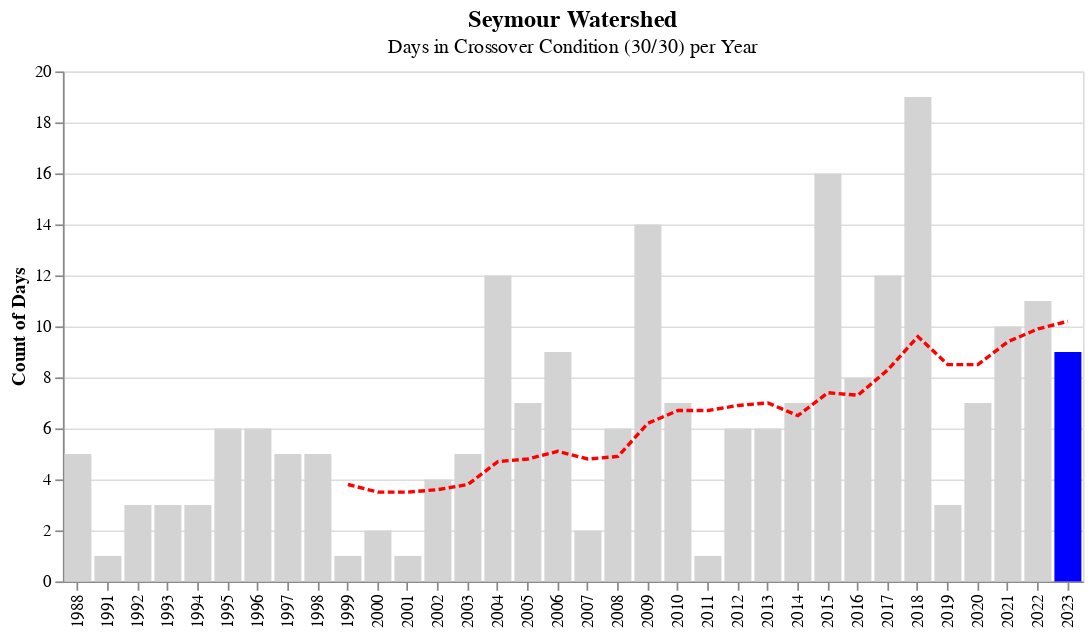

Here is the notebook cell this chart was saved with:
### Markdown cell above
The plot below shows the number of days where 30/30 crossover conditions were experienced each year. 30/30 crossover refers to days where temperatures exceed 30 degrees Celsius and relative humidity is lower than 30%. These are very hot and dry days! During these conditions it's likely to see explosive fire behaviour. The red dashed line shows the 10-year moving average. In the past twenty years the number of days with crossover conditions has increase from around 4 to 10. We have seen 9 crossover days so far this season, and should expect to see at least a few more before summer is over.

### Code cell
title = alt.TitleParams(
   text='Seymour Watershed',
   subtitle="Days in Crossover Condition (30/30) per Year",
   anchor='middle',
   fontSize=14,
   fontWeight='bold')

bar = alt.Chart(df_co, title=title).mark_bar().encode(
    alt.X('year:O', title=None),
    alt.Y('crossover_count:Q', title = 'Count of Days'),
    color=alt.condition(
        alt.datum.year == 2023,  # If the country is "US" this test returns True,
        alt.value('blue'),     # highlight a bar with red.
        alt.value('lightgrey')   # And grey for the rest of the bars
     ),
    tooltip=[alt.Tooltip('year', title="Year"), alt.Tooltip('crossover_count', title="Number of Days")]
)

rule = alt.Chart(df_co).mark_line(color='red', strokeDash=[4, 2]).encode(
    alt.X('year:O', title=None),
    alt.Y('moving_avg:Q', title= 'Count of Days')
)

(bar + rule).properties(width=600)

### Figure 1 — Vega-Lite specification as saved in the notebook (floating-point values rounded to 4 significant figures)
{"config": {"view": {"continuousWidth": 400, "continuousHeight": 300}}, "layer": [{"mark": "bar", "encoding": {"color": {"condition": {"value": "blue", "test": "(datum.year === 2023)"}, "value": "lightgrey"}, "tooltip": [{"field": "year", "title": "Year", "type": "quantitative"}, {"field": "crossover_count", "title": "Number of Days", "type": "quantitative"}], "x": {"field": "year", "title": null, "type": "ordinal"}, "y": {"field": "crossover_count", "title": "Count of Days", "type": "quantitative"}}, "title": {"text": "Seymour Watershed", "anchor": "middle", "fontSize": 14, "fontWeight": "bold", "subtitle": "Days in Crossover Condition (30/30) per Year"}}, {"mark": {"type": "line", "color": "red", "strokeDash": [4, 2]}, "encoding": {"x": {"field": "year", "title": null, "type": "ordinal"}, "y": {"field": "moving_avg", "title": "Count of Days", "type": "quantitative"}}}], "data": {"name": "data-0fdce751e21b5dd363a4dea71840057f"}, "width": 600, "$schema": "https://vega.github.io/schema/vega-lite/v4.17.0.json", "datasets": {"data-0fdce751e21b5dd363a4dea71840057f": [{"year": 1988, "crossover_count": 5, "moving_avg": null}, {"year": 1991, "crossover_count": 1, "moving_avg": null}, {"year": 1992, "crossover_count": 3, "moving_avg": null}, {"year": 1993, "crossover_count": 3, "moving_avg": null}, {"year": 1994, "crossover_count": 3, "moving_avg": null}, {"year": 1995, "crossover_count": 6, "moving_avg": null}, {"year": 1996, "crossover_count": 6, "moving_avg": null}, {"year": 1997, "crossover_count": 5, "moving_avg": null}, {"year": 1998, "crossover_count": 5, "moving_avg": null}, {"year": 1999, "crossover_count": 1, "moving_avg": 3.8}, {"year": 2000, "crossover_count": 2, "moving_avg": 3.5}, {"year": 2001, "crossover_count": 1, "moving_avg": 3.5}, {"year": 2002, "crossover_count": 4, "moving_avg": 3.6}, {"year": 2003, "crossover_count": 5, "moving_avg": 3.8}, {"year": 2004, "crossover_count": 12, "moving_avg": 4.7}, {"year": 2005, "crossover_count": 7, "moving_avg": 4.8}, {"year": 2006, "crossover_count": 9, "moving_avg": 5.1}, {"year": 2007, "crossover_count": 2, "moving_avg": 4.8}, {"year": 2008, "crossover_count": 6, "moving_avg": 4.9}, {"year": 2009, "crossover_count": 14, "moving_avg": 6.2}, {"year": 2010, "crossover_count": 7, "moving_avg": 6.7}, {"year": 2011, "crossover_count": 1, "moving_avg": 6.7}, {"year": 2012, "crossover_count": 6, "moving_avg": 6.9}, {"year": 2013, "crossover_count": 6, "moving_avg": 7.0}, {"year": 2014, "crossover_count": 7, "moving_avg": 6.5}, {"year": 2015, "crossover_count": 16, "moving_avg": 7.4}, {"year": 2016, "crossover_count": 8, "moving_avg": 7.3}, {"year": 2017, "crossover_count": 12, "moving_avg": 8.3}, {"year": 2018, "crossover_count": 19, "moving_avg": 9.6}, {"year": 2019, "crossover_count": 3, "moving_avg": 8.5}, {"year": 2020, "crossover_count": 7, "moving_avg": 8.5}, {"year": 2021, "crossover_count": 10, "moving_avg": 9.4}, {"year": 2022, "crossover_count": 11, "moving_avg": 9.9}, {"year": 2023, "crossover_count": 9, "moving_avg": 10.2}]}}
